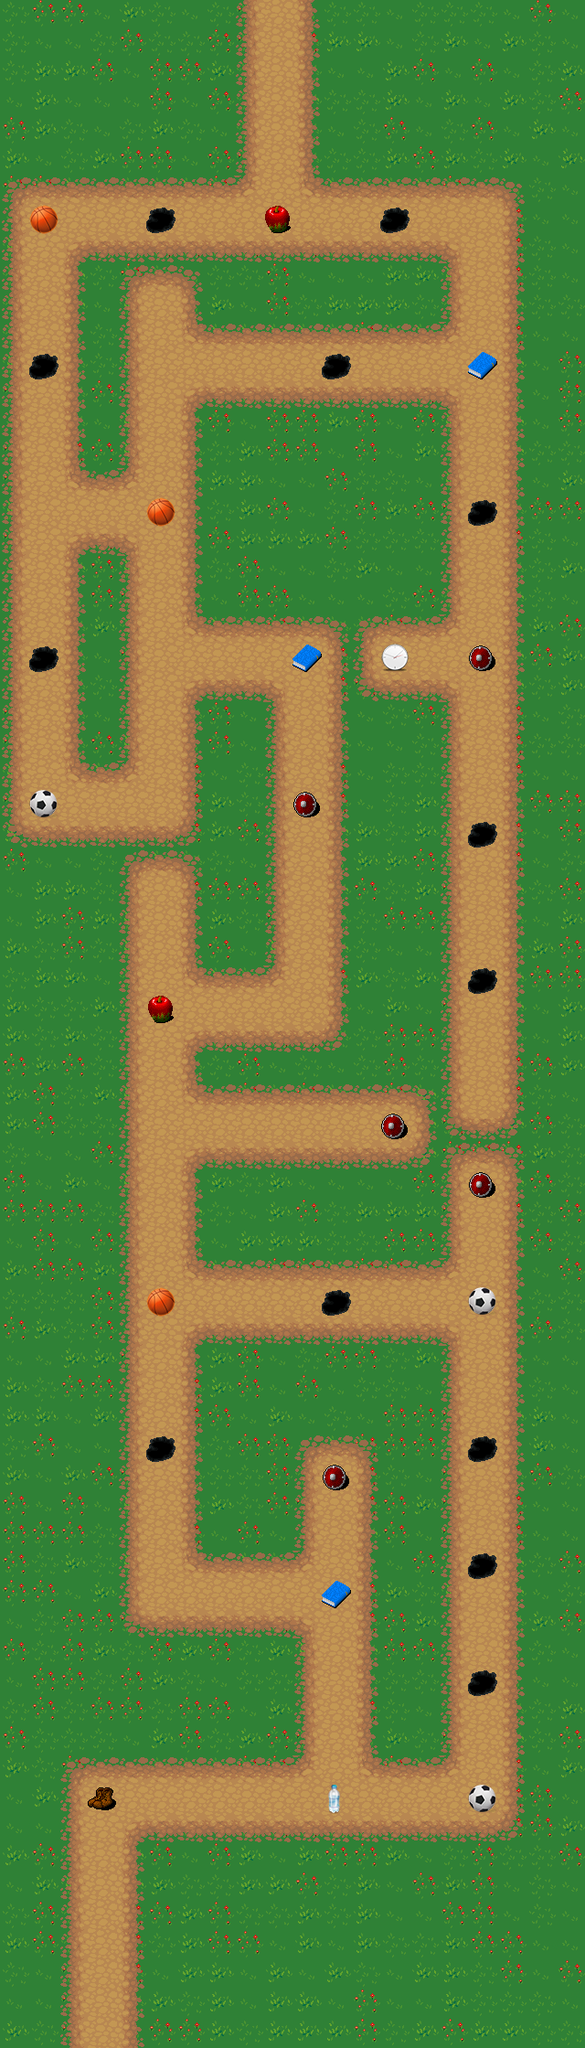

Tiled map render using the project's own tile images. Description and the map definition, with tile-layer contents summarised, below:
An orthogonal 20x70 tile map with 32x32 px tiles, 8 tile layers (Background, StartFinish, Intersection, Maze, ...).

<map version="1.0" orientation="orthogonal" renderorder="right-down" width="20" height="70" tilewidth="32" tileheight="32" nextobjectid="1">
 <tileset firstgid="1" name="integrado" tilewidth="32" tileheight="32" tilecount="630">
  <image source="Tilesets/integrado.png" width="672" height="960" />
  <tile id="15">
   <properties>
    <property name="trapId" value="1" />
   </properties>
  </tile>
  <tile id="483">
   <properties>
    <property name="powerupId" value="4" />
   </properties>
  </tile>
  <tile id="484">
   <properties>
    <property name="powerupId" value="1" />
   </properties>
  </tile>
  <tile id="485">
   <properties>
    <property name="powerupId" value="2" />
   </properties>
  </tile>
  <tile id="486">
   <properties>
    <property name="collectableId" value="2" />
   </properties>
  </tile>
  <tile id="487">
   <properties>
    <property name="collectableId" value="2" />
   </properties>
  </tile>
  <tile id="488">
   <properties>
    <property name="collectableId" value="2" />
   </properties>
  </tile>
  <tile id="489">
   <properties>
    <property name="collectableId" value="2" />
   </properties>
  </tile>
  <tile id="490">
   <properties>
    <property name="collectableId" value="2" />
   </properties>
  </tile>
  <tile id="491">
   <properties>
    <property name="collectableId" value="2" />
   </properties>
  </tile>
  <tile id="492">
   <properties>
    <property name="collectableId" value="2" />
   </properties>
  </tile>
  <tile id="493">
   <properties>
    <property name="collectableId" value="2" />
   </properties>
  </tile>
  <tile id="494">
   <properties>
    <property name="collectableId" value="2" />
   </properties>
  </tile>
  <tile id="495">
   <properties>
    <property name="collectableId" value="2" />
   </properties>
  </tile>
  <tile id="496">
   <properties>
    <property name="collectableId" value="1" />
   </properties>
  </tile>
  <tile id="497">
   <properties>
    <property name="collectableId" value="1" />
   </properties>
  </tile>
  <tile id="498">
   <properties>
    <property name="collectableId" value="1" />
   </properties>
  </tile>
  <tile id="499">
   <properties>
    <property name="collectableId" value="1" />
   </properties>
  </tile>
  <tile id="500">
   <properties>
    <property name="collectableId" value="1" />
   </properties>
  </tile>
  <tile id="501">
   <properties>
    <property name="collectableId" value="1" />
   </properties>
  </tile>
  <tile id="502">
   <properties>
    <property name="collectableId" value="5" />
   </properties>
  </tile>
  <tile id="503">
   <properties>
    <property name="trapId" value="4" />
   </properties>
  </tile>
  <tile id="504">
   <properties>
    <property name="trapId" value="4" />
   </properties>
  </tile>
  <tile id="505">
   <properties>
    <property name="trapId" value="3" />
   </properties>
  </tile>
  <tile id="506">
   <properties>
    <property name="powerupId" value="3" />
   </properties>
  </tile>
  <tile id="507">
   <properties>
    <property name="collectableId" value="5" />
   </properties>
  </tile>
  <tile id="508">
   <properties>
    <property name="collectableId" value="5" />
   </properties>
  </tile>
  <tile id="509">
   <properties>
    <property name="collectableId" value="3" />
   </properties>
  </tile>
  <tile id="510">
   <properties>
    <property name="collectableId" value="4" />
   </properties>
  </tile>
  <tile id="511">
   <properties>
    <property name="trapId" value="2" />
   </properties>
  </tile>
  <tile id="512">
   <properties>
    <property name="trapId" value="2" />
   </properties>
  </tile>
  <tile id="514">
   <properties>
    <property name="trapId" value="4" />
   </properties>
  </tile>
  <tile id="515">
   <properties>
    <property name="collectableId" value="4" />
   </properties>
  </tile>
  <tile id="516">
   <properties>
    <property name="collectableId" value="4" />
   </properties>
  </tile>
 </tileset>
 <layer name="Background" width="20" height="70">
  <data>[1400 cells, 1399 non-empty, 4 distinct tile ids]</data>
 </layer>
 <layer name="StartFinish" width="20" height="70">
  <properties>
   <property name="finish" value="9,0" />
   <property name="orientation" value="1" />
   <property name="start" value="3,69" />
  </properties>
  <data>[1400 cells, 2 non-empty, 1 distinct tile ids]</data>
 </layer>
 <layer name="Intersection" width="20" height="70">
  <data>[1400 cells, 13 non-empty, 1 distinct tile ids]</data>
 </layer>
 <layer name="Maze" width="20" height="70">
  <data>[1400 cells, 233 non-empty, 1 distinct tile ids]</data>
 </layer>
 <layer name="Collision" width="20" height="70">
  <data>[1400 cells, 448 non-empty, 12 distinct tile ids]</data>
 </layer>
 <layer name="Traps" width="20" height="70">
  <data>[1400 cells, 13 non-empty, 1 distinct tile ids]</data>
 </layer>
 <layer name="Powerups" width="20" height="70">
  <data>[1400 cells, 7 non-empty, 3 distinct tile ids]</data>
 </layer>
 <layer name="Collectables" width="20" height="70">
  <data>[1400 cells, 12 non-empty, 5 distinct tile ids]</data>
 </layer>
</map>
